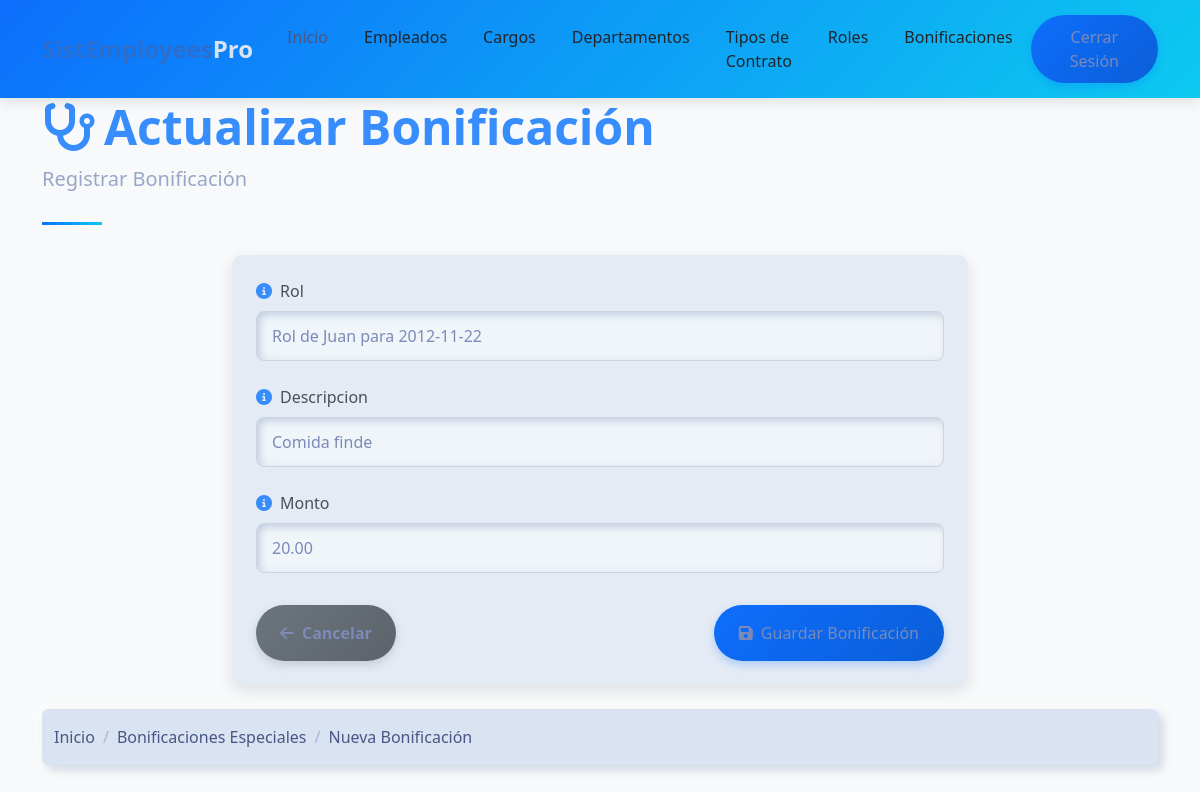
Screenshot of /empleados/bonificacion_update/5/ (signed in) with the database file from the repository.
### empleados/models.py (models this page shows, shortened)
class BonificacionExtra(models.Model):
    rol = models.ForeignKey(Rol, on_delete=models.CASCADE, related_name='bonificaciones')
    descripcion = models.CharField(max_length=100)
    monto = models.DecimalField(max_digits=10, decimal_places=2)

### empleados/views.py (the view, shortened to what this page needs)
# urls.py: path('bonificacion_update/<int:id>/', bonificacion_update, name='bonificacion_update'),
@login_required # Decorador para requerir autenticación
def bonificacion_update(request, id):
    context = {'title': 'Actualizar Bonificación'}
    bonificacion = BonificacionExtra.objects.get(pk=id)
    if request.method == "GET":
        form = BonificacionForm(instance=bonificacion)  # Con instance rellena el formulario con los datos de la bonificación
        context['form'] = form
        return render(request, 'bonificacion/create.html', context)

### empleados/forms.py
class BonificacionForm(ModelForm):
    class Meta:
        model = BonificacionExtra
        fields = ['rol', 'descripcion', 'monto']
        widgets = {
            'rol': Select(attrs={'class': 'form-control'}),
            'descripcion': TextInput(attrs={'class': 'form-control', 'placeholder': 'Descripción', 'required': 'required'}),
            'monto': forms.NumberInput(attrs={'class': 'form-control'}),
        }

### empleados/models.py (called while the page is built)
    def __str__(self):
        return f"Rol de {self.empleado.nombre} para {self.aniomes}"

### templates/bonificacion/create.html (shortened to what this page needs)
{% extends "home.html" %}
{% block content %}
<div class="container">
    <header class="page-header">
        <h1 class="display-5 fw-bold text-primary">
            <i class="fas fa-stethoscope me-2"></i>{{ title }}
        </h1>
        <p class="lead text-muted">Registrar Bonificación</p>
    </header>
    <div class="row">
        <div class="col-md-8 mx-auto">
            <div class="card mb-4">
                <div class="card-body p-4">
                    <form method="post">
                        <div class="mb-4">
                            <label for="{{ form.rol.id_for_label }}" class="form-label">
                                <i class="fas fa-info-circle text-primary me-2"></i>{{ form.rol.label }}
                            </label>
                            {{ form.rol }}
                        </div>
                        <div class="mb-4">
                            <label for="{{ form.monto.id_for_label }}" class="form-label">
                                <i class="fas fa-info-circle text-primary me-2"></i>{{ form.descripcion.label }}
                            </label>
                            {{ form.descripcion }}
                        </div>
                        <div class="mb-4">
                            <label for="{{ form.monto.id_for_label }}" class="form-label">
                                <i class="fas fa-info-circle text-primary me-2"></i>{{ form.monto.label }}
                            </label>
                            {{ form.monto }}
                        </div>
                        <div class="d-flex justify-content-between mt-4 pt-2">
                            <a href="{% url 'empleados:bonificacion_list' %}" class="btn btn-secondary">
                                <i class="fas fa-arrow-left me-2"></i>Cancelar
                            </a>
                            <button type="submit" class="btn btn-primary">
                                <i class="fas fa-save me-2"></i>Guardar Bonificación
                            </button>
                        </div>
                    </form>
                </div>
            </div>
        </div>
    </div>
    <nav aria-label="breadcrumb" class="mb-4">
        <ol class="breadcrumb">
            <li class="breadcrumb-item"><a href="{% url 'home' %}" class="text-decoration-none">Inicio</a></li>
            <li class="breadcrumb-item"><a href="{% url 'empleados:bonificacion_list' %}" class="text-decoration-none">Bonificaciones Especiales</a></li>
            <li class="breadcrumb-item active" aria-current="page">Nueva Bonificación</li>
        </ol>
    </nav>
</div>
{% endblock %}

### templates/home.html (style rules this page uses)
:root { --primary-color: #2c6ecd; --secondary-color: #19b3b3; --accent-color: #f8f9fa; --dark-color: #212529; --text-color: #495057; }
body { font-family: 'Poppins', sans-serif; color: var(--text-color); overflow-x: hidden; }
.btn-primary { background-color: var(--primary-color); border-color: var(--primary-color); padding: 10px 25px; border-radius: 50px; font-weight: 500; transition: all 0.3s ease; }

### templates/bonificacion/create.html (style rules this page uses)
body { background-color: #f8f9fa; font-family: 'Segoe UI', Tahoma, Geneva, Verdana, sans-serif; }
.card { border-radius: 10px; box-shadow: 0 6px 15px rgba(0,0,0,0.1); transition: transform 0.3s, box-shadow 0.3s; }
.btn-primary { background: linear-gradient(135deg, #0d6efd, #0b5ed7); border: none; box-shadow: 0 4px 8px rgba(13, 110, 253, 0.25); transition: all 0.3s; }
.btn-secondary { background: linear-gradient(135deg, #6c757d, #5c636a); border: none; box-shadow: 0 4px 8px rgba(108, 117, 125, 0.25); transition: all 0.3s; }
.page-header { position: relative; margin-bottom: 30px; padding-bottom: 15px; }
.page-header:after { content: ''; position: absolute; bottom: 0; left: 0; width: 60px; height: 3px; background: linear-gradient(135deg, #0d6efd, #0dcaf0); }
.form-control, .form-select { border-radius: 8px; padding: 12px 15px; border: 1px solid #ced4da; transition: all 0.3s; }
.form-label { font-weight: 500; margin-bottom: 0.5rem; color: #495057; }

### rows the page displays
BonificacionExtra: rol "Rol de Juan para 2012-11-22", descripcion "Comida finde", monto "20.00"

### other values shown
{{ title }} "Actualizar Bonificación"
